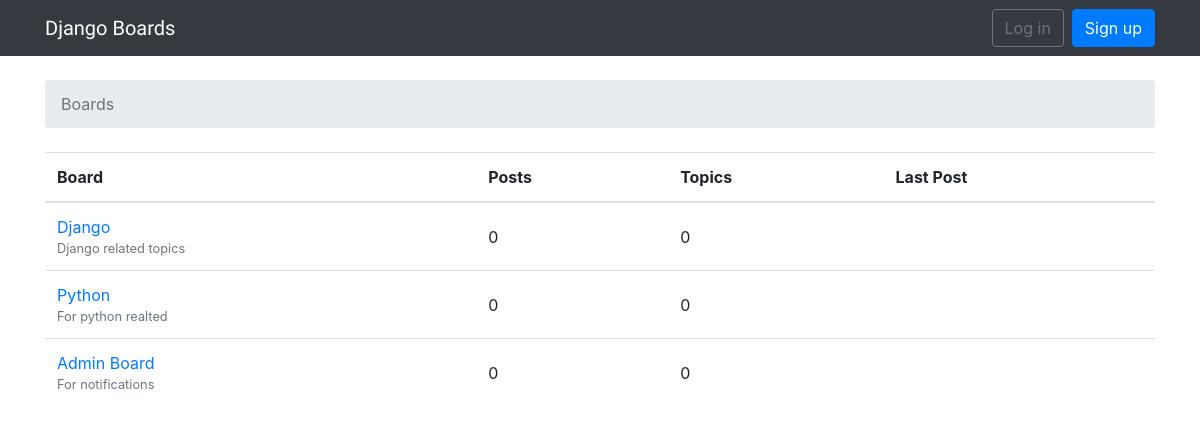
The page / on the database its author committed.
### boards/models.py (models this page shows, shortened)
class Board(models.Model):
    name = models.CharField(max_length=30, unique=True)
    description = models.CharField(max_length=150)

### boards/views.py (the view)
# urls.py: 2. Add a URL to urlpatterns:  path('', views.home, name='home')
def home(request):
    board_objects = Board.objects.all()
    return render(request, 'home.html', {'boards': board_objects})

### templates/home.html
{% extends 'base.html' %}
{% block breadcrumb %}
    <li class="breadcrumb-item active">Boards</li>
{% endblock %}
{% block content %}
  <table class="table">
    <thead class="thead-inverse">
      <tr>
        <th>Board</th>
        <th>Posts</th>
        <th>Topics</th>
        <th>Last Post</th>
      </tr>
    </thead>
    <tbody>
      {% for board in boards %}
        <tr>
          <td>
            <a href="{% url 'board_topics' board.pk %}">{{ board.name }}</a>
            <small class="text-muted d-block">{{ board.description }}</small>
          </td>
          <td class="align-middle">0</td>
          <td class="align-middle">0</td>
          <td></td>
        </tr>
      {% endfor %}
    </tbody>
  </table>
{% endblock %}

### rows shown on the page
Board: name "Django", description "Django related topics"
Board: name "Python", description "For python realted"
Board: name "Admin Board", description "For notifications"
